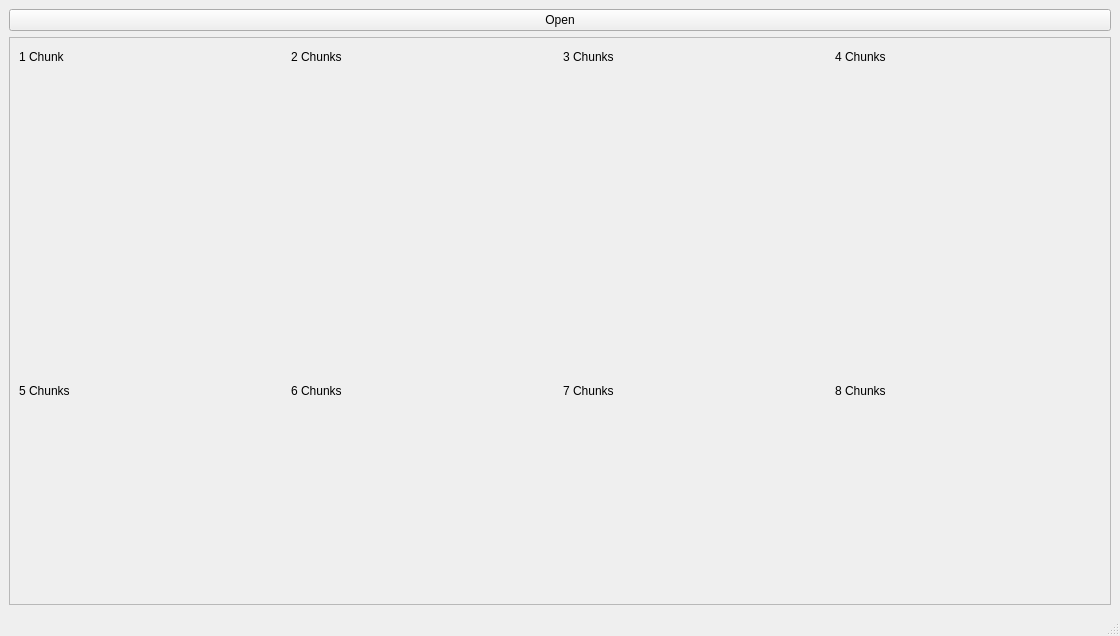
<?xml version="1.0" encoding="UTF-8"?>
<ui version="4.0">
 <class>MainWindow</class>
 <widget class="QMainWindow" name="MainWindow">
  <property name="geometry">
   <rect>
    <x>0</x>
    <y>0</y>
    <width>1120</width>
    <height>636</height>
   </rect>
  </property>
  <property name="windowTitle">
   <string>MainWindow</string>
  </property>
  <widget class="QWidget" name="centralwidget">
   <layout class="QVBoxLayout" name="verticalLayout_3">
    <item>
     <widget class="QPushButton" name="pushButton">
      <property name="text">
       <string>Open</string>
      </property>
     </widget>
    </item>
    <item>
     <widget class="QScrollArea" name="scrollArea">
      <property name="widgetResizable">
       <bool>true</bool>
      </property>
      <widget class="QWidget" name="scrollAreaWidgetContents_2">
       <property name="geometry">
        <rect>
         <x>0</x>
         <y>0</y>
         <width>1100</width>
         <height>563</height>
        </rect>
       </property>
       <layout class="QVBoxLayout" name="verticalLayout">
        <item>
         <layout class="QVBoxLayout" name="verticalLayout_4">
          <item>
           <layout class="QHBoxLayout" name="horizontalLayout_3">
            <item>
             <widget class="QLabel" name="label_9">
              <property name="maximumSize">
               <size>
                <width>16777215</width>
                <height>20</height>
               </size>
              </property>
              <property name="text">
               <string>1 Chunk</string>
              </property>
             </widget>
            </item>
            <item>
             <widget class="QLabel" name="label_10">
              <property name="maximumSize">
               <size>
                <width>16777215</width>
                <height>20</height>
               </size>
              </property>
              <property name="text">
               <string>2 Chunks</string>
              </property>
             </widget>
            </item>
            <item>
             <widget class="QLabel" name="label_11">
              <property name="maximumSize">
               <size>
                <width>16777215</width>
                <height>20</height>
               </size>
              </property>
              <property name="text">
               <string>3 Chunks</string>
              </property>
             </widget>
            </item>
            <item>
             <widget class="QLabel" name="label_12">
              <property name="maximumSize">
               <size>
                <width>16777215</width>
                <height>20</height>
               </size>
              </property>
              <property name="text">
               <string>4 Chunks</string>
              </property>
             </widget>
            </item>
           </layout>
          </item>
          <item>
           <layout class="QHBoxLayout" name="horizontalLayout">
            <item>
             <widget class="QLabel" name="label">
              <property name="enabled">
               <bool>true</bool>
              </property>
              <property name="maximumSize">
               <size>
                <width>1000</width>
                <height>1000</height>
               </size>
              </property>
              <property name="text">
               <string/>
              </property>
             </widget>
            </item>
            <item>
             <widget class="QLabel" name="label_2">
              <property name="maximumSize">
               <size>
                <width>1000</width>
                <height>1000</height>
               </size>
              </property>
              <property name="text">
               <string/>
              </property>
             </widget>
            </item>
            <item>
             <widget class="QLabel" name="label_3">
              <property name="maximumSize">
               <size>
                <width>1000</width>
                <height>1000</height>
               </size>
              </property>
              <property name="text">
               <string/>
              </property>
             </widget>
            </item>
            <item>
             <widget class="QLabel" name="label_4">
              <property name="maximumSize">
               <size>
                <width>1000</width>
                <height>1000</height>
               </size>
              </property>
              <property name="text">
               <string/>
              </property>
             </widget>
            </item>
           </layout>
          </item>
         </layout>
        </item>
        <item>
         <layout class="QVBoxLayout" name="verticalLayout_5">
          <item>
           <layout class="QHBoxLayout" name="horizontalLayout_4">
            <item>
             <widget class="QLabel" name="label_13">
              <property name="text">
               <string>5 Chunks</string>
              </property>
             </widget>
            </item>
            <item>
             <widget class="QLabel" name="label_14">
              <property name="text">
               <string>6 Chunks</string>
              </property>
             </widget>
            </item>
            <item>
             <widget class="QLabel" name="label_15">
              <property name="text">
               <string>7 Chunks</string>
              </property>
             </widget>
            </item>
            <item>
             <widget class="QLabel" name="label_16">
              <property name="text">
               <string>8 Chunks</string>
              </property>
             </widget>
            </item>
           </layout>
          </item>
          <item>
           <layout class="QHBoxLayout" name="horizontalLayout_2">
            <item>
             <widget class="QLabel" name="label_5">
              <property name="maximumSize">
               <size>
                <width>1000</width>
                <height>1000</height>
               </size>
              </property>
              <property name="text">
               <string/>
              </property>
             </widget>
            </item>
            <item>
             <widget class="QLabel" name="label_6">
              <property name="maximumSize">
               <size>
                <width>1000</width>
                <height>1000</height>
               </size>
              </property>
              <property name="text">
               <string/>
              </property>
             </widget>
            </item>
            <item>
             <widget class="QLabel" name="label_7">
              <property name="maximumSize">
               <size>
                <width>1000</width>
                <height>1000</height>
               </size>
              </property>
              <property name="text">
               <string/>
              </property>
             </widget>
            </item>
            <item>
             <widget class="QLabel" name="label_8">
              <property name="maximumSize">
               <size>
                <width>1000</width>
                <height>1000</height>
               </size>
              </property>
              <property name="text">
               <string/>
              </property>
             </widget>
            </item>
           </layout>
          </item>
         </layout>
        </item>
       </layout>
      </widget>
     </widget>
    </item>
   </layout>
  </widget>
  <widget class="QStatusBar" name="statusbar"/>
 </widget>
 <resources/>
 <connections/>
</ui>
